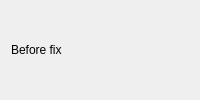
<?xml version="1.0" encoding="UTF-8"?>
<ui version="4.0">
 <class>Form</class>
 <widget class="QWidget" name="Form">
  <property name="windowTitle">
   <string>Fix Errors</string>
  </property>
  <layout class="QVBoxLayout" name="verticalLayout">
   <item>
    <widget class="QLabel" name="titleLabel">
     <property name="text">
      <string>Before fix</string>
     </property>
    </widget>
   </item>
  </layout>
 </widget>
 <resources/>
</ui>
